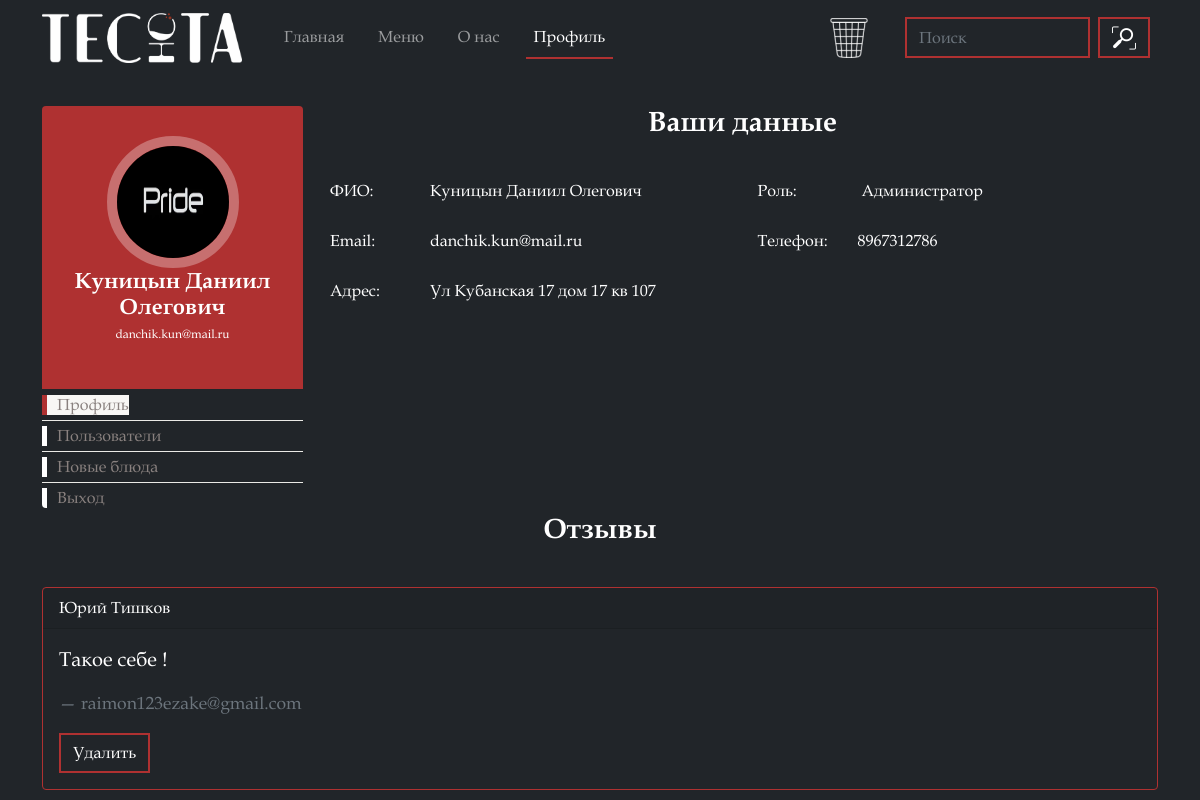
The page /output/admin.php (signed in) on the database its author committed.
### tables this page shows
CREATE TABLE `feedback` (
  `id` int NOT NULL,
  `name` varchar(100) DEFAULT NULL,
  `surname` varchar(100) DEFAULT NULL,
  `email` varchar(100) DEFAULT NULL,
  `comment` varchar(255) DEFAULT NULL
);

### output/admin.php (the view, shortened to what this page needs)
<!DOCTYPE html>
<html lang="ru">
<head>
    <link href="https://cdn.jsdelivr.net/npm/bootstrap@5.0.2/dist/css/bootstrap.min.css" rel="stylesheet">
    <link rel="stylesheet" href="../css/style.css">
    <link rel="stylesheet" href="../css/profile.css">
</head>
<body class="bg-dark">
<header>
        <nav class="navbar navbar-expand-lg navbar-dark" id="navheader">
            <div class="container">
              <a class="navbar-brand" href="./index.php">
                  <img src="../images/logo.png" class="img-fluid" style="width: 200px;" alt="">
                </a>
              <div class="collapse navbar-collapse" id="navbarSupportedContent">
                <ul class="navbar-nav me-auto mb-2 mb-lg-0">
                  <li class="nav-item">
                    <a class="nav-link" aria-current="page" href="./index.php">Главная</a>
                  </li>
                  <li class="nav-item">
                    <a class="nav-link" href="./menu.php">Меню</a>
                  </li>
                  <li class="nav-item">
                    <a class="nav-link" href="#">О нас</a>
                  </li>
                  <li class="nav-item">
                    <a class="nav-link active" href="#">Профиль</a>
                  </li>
                </ul>
                <button type="button" class="btn btn_backet" data-bs-toggle="modal" style="border: none; background-color: transparent;" data-bs-target="#modalCART">
                    <img src="../images/basket.png" alt="" class="backet">
                </button>
                <form class="d-flex">
                    <input class="form-control me-2 search" type="search" placeholder="Поиск" aria-label="Поиск">
                    <button class="btn search-logo" type="submit"><img src="../images/search.png" alt=""></button>
                </form>
              </div>
            </div>
          </nav>
    </header>
<div class="container bootstrap snippets bootdey">
<div class="row">
  <div class="profile-nav col-md-3">
      <div class="panel">
          <div class="user-heading round">
              <a href="#">
                  <img src="<?='/' . $_SESSION['admin']['avatar']?>" alt="">
              </a>
              <h1><?=$_SESSION['admin']['full_name']?></h1>
              <p><?=$_SESSION['admin']['email']?></p>
          </div>
          <ul class="nav nav-pills nav-stacked ">
              <li id="profile" class="active"><a href="#" onclick="profile_admin()"> <i class="fa fa-user"></i> Профиль</a></li>
              <li id="ed_prof"><a href="#"  onclick="users()"> <i class="fa fa-edit"></i> Пользователи</a></li>
              <li id="menu_add"><a href="#"  onclick="menu_add()"> <i class="fa fa-edit"></i> Новые блюда</a></li>
              <li><a href="../functions/logout.php"> <i class="fa fa-logout"></i> Выход</a></li>
          </ul>
      </div>
  </div>
  <div  class="profile-info col-md-9">
          <div id="biograph" class="panel-body bio-graph-info">
              <h3>Ваши данные</h3>
              <div class="row">
                  <div class="bio-row">
                      <p><span>ФИО:</span><?=$_SESSION['admin']['full_name']?></p>
                  </div>
                  <div class="bio-row">
                      <p><span>Роль:</span> <?php
                          if ($_SESSION['admin']['role'] == 0){
                                echo 'Пользователь';
                            }
                            else{
                                echo 'Администратор';
                            }
                      ?></p>
                  </div>
                  <div class="bio-row">
                      <p><span>Email:</span><?=$_SESSION['admin']['email']?></p>
                  </div>
                  <div class="bio-row">
                      <p><span>Телефон:</span><?php
                          if ($_SESSION['admin']['number'] == NULL){
                            echo 'Не указан';
                            }
                            else{
                                echo $_SESSION['admin']['number'];
                            }
                      ?></p>
                  </div>
                  <div class="bio-row">
                      <p><span>Адрес:</span><?php
                          if ($_SESSION['admin']['adress'] == NULL){
                            echo 'Не указан';
                            }
                            else{
                                echo $_SESSION['admin']['adress'];
                            }
                      ?></p>
                  </div>
              </div>
          </div>
      </div>
      <div id="order" class="container">
          <h3>Отзывы</h3>
        <?
            require '../functions/connect.php';
            $sql = $connect->query("SELECT * FROM `feedback`");
            while($row = $sql->fetch(PDO::FETCH_ASSOC)){
                ?>
                <div class="card bg-dark" style="color: white;">
                    <div class="card-header">
                        <?=$row['name']?> <?=$row['surname']?>
                    </div>
                    <div class="card-body">
                        <blockquote class="blockquote mb-0">
                        <p><?=$row['comment']?></p>
                        <footer class="blockquote-footer"><?=$row['email']?></footer>
                        <a href="../functions/delete_order.php?id=<?=$row['id']?>" class="btn">Удалить</a>
                        </blockquote>
                    </div>
                    </div>
                </div>
                <?
            }
        ?>
</body>
</html>

### css/style.css (style rules this page uses)
* { list-style-type: none; margin: 0; padding: 0; font-family: 'Book Antiqua'; }
.nav-link { margin-left: 1.5vw; }
.search { background-color: transparent; border: #AF3131 2px solid; border-radius: 0; }
.btn { background-color: transparent; border: #AF3131 2px solid; border-radius: 0; color: white; }
.search-logo { background: transparent; z-index: -1; border: 2px #AF3131 solid; box-shadow: none; margin-right: 1vh; }
.form-control { background-color: transparent; color: white; border: #AF3131 2px solid; }
.active { border-bottom: #AF3131 2px solid; }
h1 { color: white; font-family: 'Book Antiqua Bold'; }
p { color: white; }
form { color: white; }
.card { border: 1px #AF3131 solid; }
.backet { margin-right: 2vw; }
.card { position: relative; z-index: 2; }

### css/profile.css (style rules this page uses)
* { list-style-type: none; padding: 0; margin: 0; }
.profile-nav, .profile-info { margin-top:30px; }
.profile-nav .user-heading { background: #AF3131; color: #fff; border-radius: 4px 4px 0 0; -webkit-border-radius: 4px 4px 0 0; padding: 30px; text-align: center; }
.profile-nav .user-heading.round a { border-radius: 50%; -webkit-border-radius: 50%; border: 10px solid rgba(255,255,255,0.3); display: inline-block; }
.profile-nav .user-heading a img { width: 112px; height: 112px; border-radius: 50%; -webkit-border-radius: 50%; }
.profile-nav .user-heading h1 { font-size: 22px; font-weight: 300; margin-bottom: 5px; }
.profile-nav .user-heading p { font-size: 12px; }
.profile-nav ul { margin-top: 1px; }
.profile-nav ul > li { border-bottom: 1px solid #ebeae6; margin-top: 0; line-height: 30px; }
.profile-nav ul > li:last-child { border-bottom: none; }
.profile-nav ul > li > a { border-radius: 0; -webkit-border-radius: 0; color: #89817f; border-left: 5px solid #fff; }
.profile-nav ul > li > a:hover, .profile-nav ul > li > a:focus, .profile-nav ul li.active a { background: #f8f7f5 !important; border-left: 5px solid #AF3131; color: #89817f !important; }
.profile-nav ul > li:last-child > a:last-child { border-radius: 0 0 4px 4px; -webkit-border-radius: 0 0 4px 4px; }
.profile-nav ul > li > a > i { font-size: 16px; padding-right: 10px; color: #bcb3aa; }
.nav-pills { display: flex; flex-direction: column; }
.nav-pills a { text-decoration: none; }
.bio-graph-info { color: #89817e; }
.bio-row { width: 50%; float: left; margin-bottom: 10px; padding:0 15px; }
.bio-row p span { width: 100px; display: inline-block; }
h3 { color: white; font-size: 28px; margin-bottom: 5vh; text-align: center; font-family: 'Book Antiqua Bold'; }
.blockquote-footer { margin-top: 1vw; }

### rows shown on the page
feedback: name "Юрий", surname "Тишков", comment "Такое себе !", email "raimon123ezake@gmail.com"

### other values the page prints
$_SESSION['admin']['full_name'] "Куницын Даниил Олегович"
$_SESSION['admin']['email'] "danchik.kun@mail.ru"
$_SESSION['admin']['number'] "8967312786"
$_SESSION['admin']['adress'] "Ул Кубанская 17 дом 17 кв 107"
